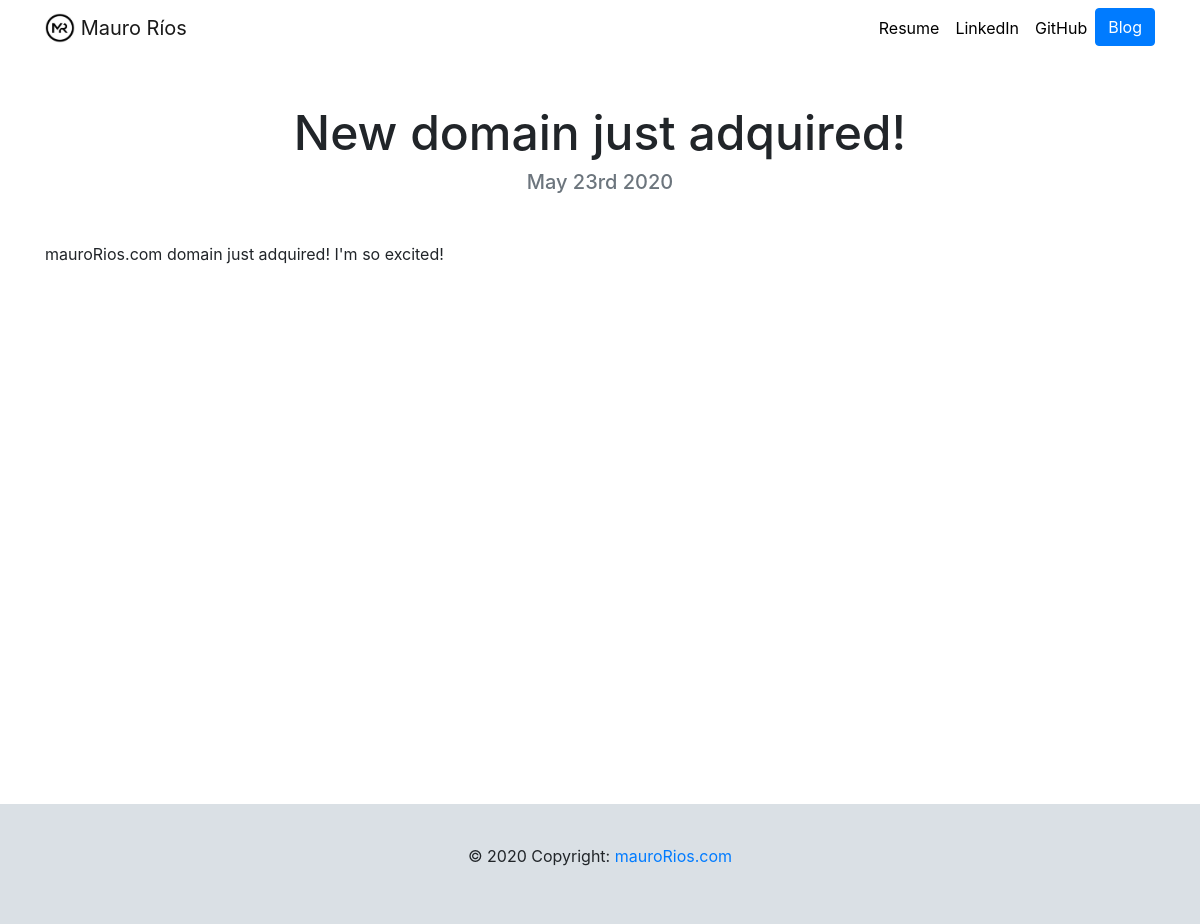
Screenshot of /blog/15/ with the database file from the repository.
### blog/models.py (models this page shows, shortened)
class Blog(models.Model):
    title = models.CharField(max_length=200)
    description = models.TextField()
    date = models.DateField(default=datetime.date.today) # I saved the day with this.

### blog/views.py (the view)
# urls.py: path('<int:blog_id>/', views.detail, name='detail'),
def detail(request, blog_id):
    blog = get_object_or_404(Blog, pk=blog_id)
    return render(request, 'blog/detail.html',{'blog':blog})

### blog/templates/blog/detail.html
{% extends "portfolio/base.html" %}
{% load static %}
{% block content %}
<h1 class="text-center mt-5" id="blogdetailtitle">{{ blog.title }}</h1>
<h5 class="text-center text-muted mb-5">{{ blog.date|date:'F jS Y'  }}</h5>
<div class="text-justify">
    <p id="blogdetaildesc">{{ blog.description|safe}}</p>
</div>
{% endblock %}

### portfolio/static/portfolio/style.css (style rules this page uses)
html, body { height: 100%; }
body { font-family: 'Lato', sans-serif; }
#blogdetaildesc { word-break: break-all; white-space: normal; }
@media (min-width: 992px) { #blogdetailtitle { font-size: 3rem; } }

### rows the page displays
Blog: title "New domain just adquired!", date "May 23rd 2020", description "mauroRios.com domain just adquired! I'm so excited!"
